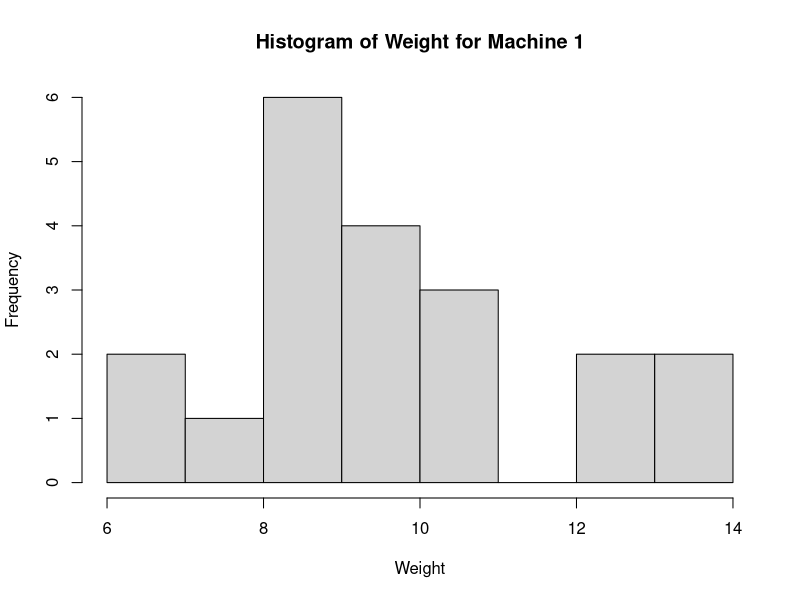
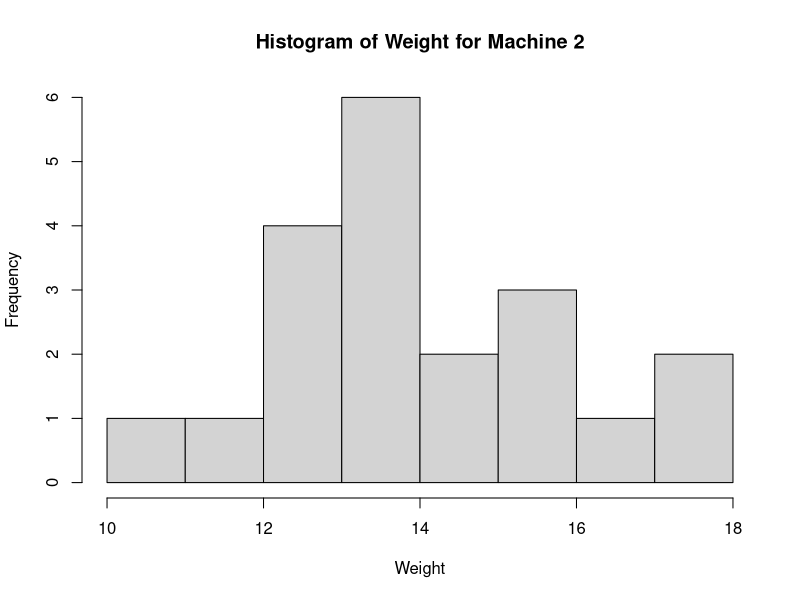

The R script that drew these images, in order:
# 1. CSV を読み込む
df <- read.csv("mini-exam3-2.csv", stringsAsFactors = FALSE)

# 2. Machine ごとに subset で分ける
w1 <- subset(df, Machine == 1)$Weight
w2 <- subset(df, Machine == 2)$Weight

# 3. Machine1 のヒストグラムを PNG で出力
png("hist_machine1.png", width = 800, height = 600)
hist(
  w1,
  main      = "Histogram of Weight for Machine 1",
  xlab      = "Weight",
  ylab      = "Frequency"
)
dev.off()

# 4. Machine2 のヒストグラムを PNG で出力
png("hist_machine2.png", width = 800, height = 600)
hist(
  w2,
  main      = "Histogram of Weight for Machine 2",
  xlab      = "Weight",
  ylab      = "Frequency",
)
dev.off()
